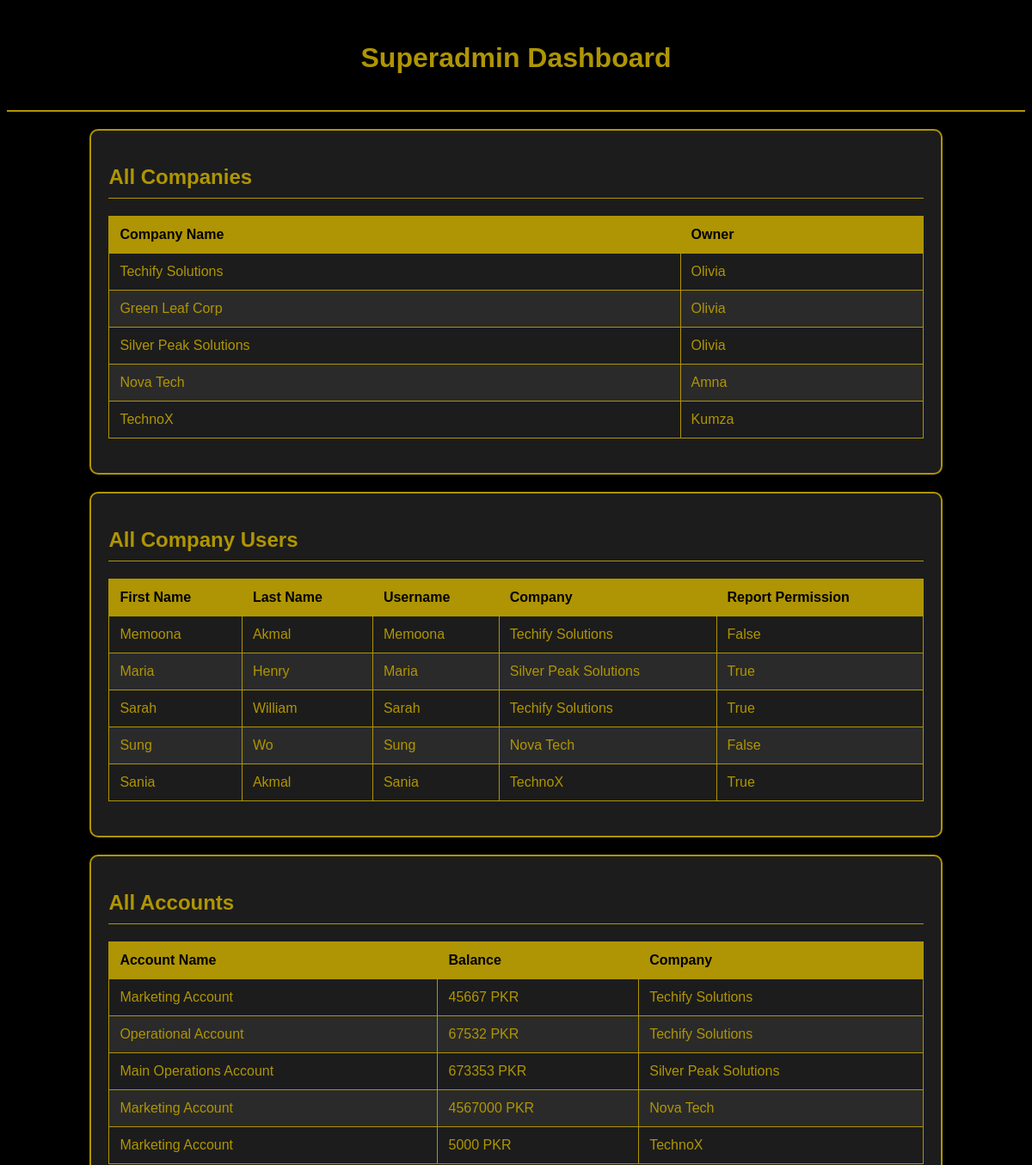
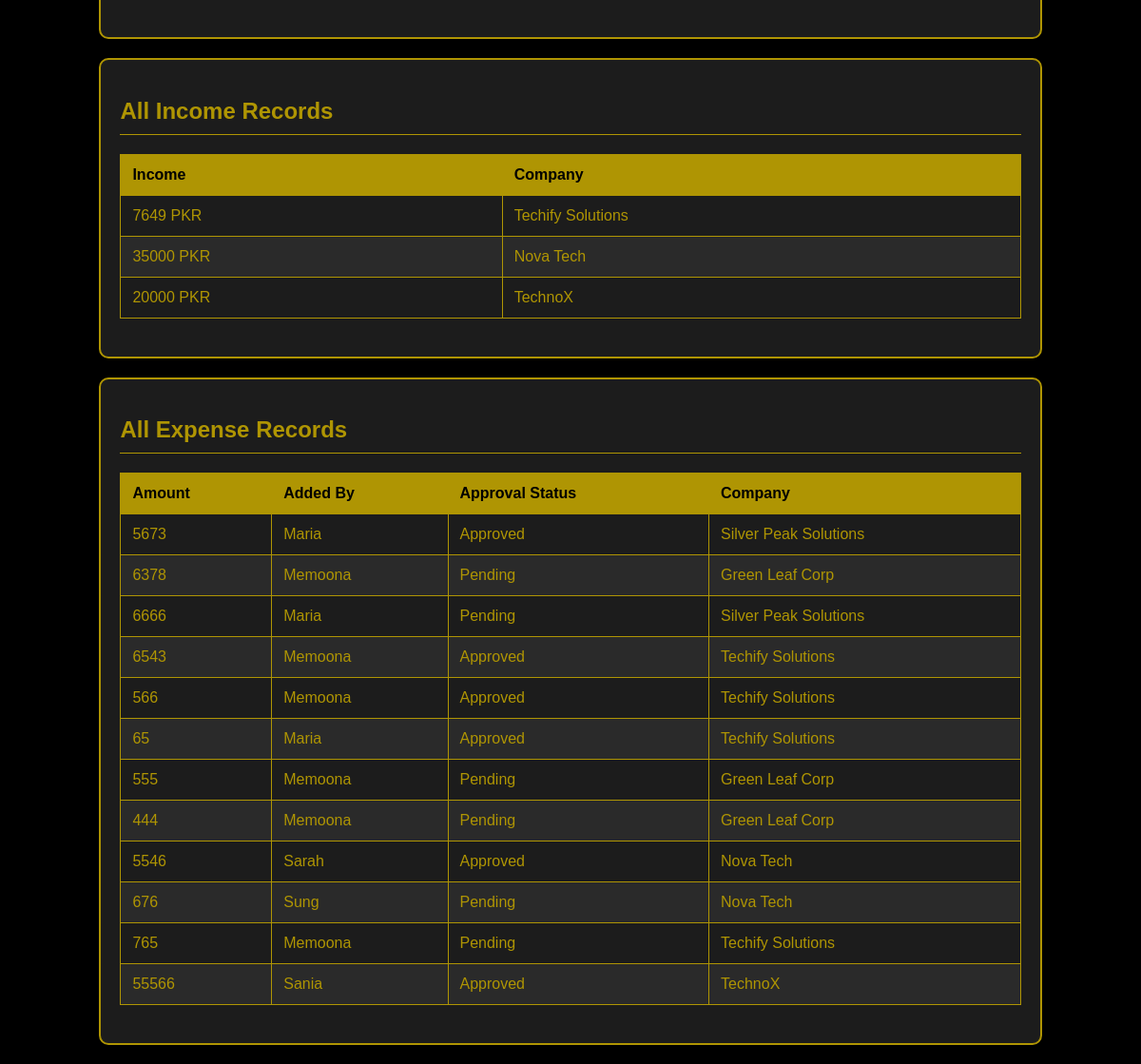
The page /company/super_admin/ (signed in) on the database its author committed (2 pictures, top to bottom).
### company/models.py (models this page shows, shortened)
class Company(models.Model):
    company_name = models.CharField(max_length=200)
    owner = models.ForeignKey(User, on_delete=models.CASCADE, related_name='owned_companies')

class Account(models.Model):
    company= models.ForeignKey(Company , on_delete=models.CASCADE , related_name='accounts')
    account_name = models.CharField(max_length=200)
    balance = models.IntegerField()

class Income(models.Model):
    company = models.ForeignKey(Company , on_delete=models.CASCADE , related_name='incomes')
    income = models.IntegerField()

class Expense(models.Model):
    company = models.ForeignKey(Company , on_delete=models.CASCADE , related_name='expenses')
    amount = models.IntegerField()
    added_by = models.ForeignKey(CompanyUser , on_delete=models.CASCADE )
    date = models.DateField(auto_now_add=True)
    approved = models.BooleanField(default=False)

### users/models.py (models this page shows, shortened)
class CompanyUser(models.Model):
    user = models.OneToOneField(User, on_delete=models.CASCADE )
    report_perm = models.BooleanField(default=False)
    company = models.ForeignKey('company.Company' , on_delete=models.CASCADE , related_name='company_users')

### company/views.py (the view)
# urls.py: path('super_admin/' , views.super_admin_report , name = 'super_admin_report')
@login_required
def super_admin_report(request):
    companies = Company.objects.all()
    company_users = CompanyUser.objects.all()
    accounts = Account.objects.all()
    incomes = Income.objects.all()
    expenses = Expense.objects.all()
    context = {
        'companies': companies,
        'accounts': accounts,
        'incomes': incomes,
        'expenses': expenses,
        'company_users': company_users
    }
    return render(request, 'super_admin_report.html', context)

### company/templates/super_admin_report.html (shortened to what this page needs)
{% load static %}
<!DOCTYPE html>
<html lang="en">
<head>
    <link rel="stylesheet" href="{% static 'super.css' %}">
</head>
<body>
    <header>
        <h1>Superadmin Dashboard</h1>
    </header>
    <section id="companies">
        <h2>All Companies</h2>
        <table>
            <thead>
                <tr>
                    <th>Company Name</th>
                    <th>Owner</th>
                </tr>
            </thead>
            <tbody>
                {% for company in companies %}
                <tr>
                    <td>{{ company.company_name }}</td>
                    <td>{{ company.owner.username }}</td>
                </tr>
                {% empty %}
                <tr>
                    <td colspan="2">No companies available.</td>
                </tr>
                {% endfor %}
            </tbody>
        </table>
    </section>
    <section id="company-users">
        <h2>All Company Users</h2>
        <table>
            <thead>
                <tr>
                    <th>First Name</th>
                    <th>Last Name</th>
                    <th>Username</th>
                    <th>Company</th>
                    <th>Report Permission</th>
                </tr>
            </thead>
            <tbody>
                {% for user in company_users %}
                <tr>
                    <td>{{ user.user.first_name }}</td>
                    <td>{{ user.user.last_name }}</td>
                    <td>{{ user.user.username }}</td>
                    <td>{{ user.company.company_name }}</td>
                    <td>{{ user.report_perm }}</td>
                </tr>
                {% empty %}
                <tr>
                    <td colspan="5">No company users available.</td>
                </tr>
                {% endfor %}
            </tbody>
        </table>
    </section>
    <section id="accounts">
        <h2>All Accounts</h2>
        <table>
            <thead>
                <tr>
                    <th>Account Name</th>
                    <th>Balance</th>
                    <th>Company</th>
                </tr>
            </thead>
            <tbody>
                {% for account in accounts %}
                <tr>
                    <td>{{ account.account_name }}</td>
                    <td>{{ account.balance }} PKR</td>
                    <td>{{ account.company.company_name }}</td>
                </tr>
                {% empty %}
                <tr>
                    <td colspan="3">No accounts available.</td>
                </tr>
                {% endfor %}
            </tbody>
        </table>
    </section>
    <section id="incomes">
        <h2>All Income Records</h2>
        <table>
            <thead>
                <tr>
                    <th>Income</th>
                    <th>Company</th>
                </tr>
            </thead>
            <tbody>
                {% for income in incomes %}
                <tr>
                    <td>{{ income.income }} PKR</td>
                    <td>{{ income.company.company_name }}</td>
                </tr>
                {% empty %}
                <tr>
                    <td colspan="2">No income records available.</td>
                </tr>
                {% endfor %}
            </tbody>
        </table>
    </section>
    <section id="expenses">
        <h2>All Expense Records</h2>
        <table>
            <thead>
                <tr>
                    <th>Amount</th>
                    <th>Added By</th>
                    <th>Approval Status</th>
                    <th>Company</th>
                </tr>
            </thead>
            <tbody>
                {% for expense in expenses %}
                <tr>
                    <td>{{ expense.amount }}</td>
                    <td>{{ expense.added_by.user.username }}</td>
                    <td>{{ expense.approved|yesno:"Approved,Pending" }}</td>
                    <td>{{ expense.company.company_name }}</td>
                </tr>
                {% empty %}
                <tr>
                    <td colspan="4">No expense records available.</td>
                </tr>
                {% endfor %}
            </tbody>
        </table>
    </section>
</body>
</html>

### users/static/super.css (style rules this page uses)
body { background-color: #000; color: #af9503; font-family: Arial, sans-serif; }
header { text-align: center; padding: 20px; border-bottom: 2px solid #af9503; }
header h1 { color: #af9503; }
section { margin: 20px auto; padding: 20px; background-color: #1c1c1c; border: 2px solid #af9503; border-radius: 10px; width: 80%; }
section h2 { color: #af9503; border-bottom: 1px solid #af9503; padding-bottom: 10px; }
table { width: 100%; border-collapse: collapse; margin: 20px 0; }
th, td { padding: 12px; text-align: left; border: 1px solid #af9503; }
th { background-color: #af9503; color: #000; }
td { color: #af9503; }
tbody tr:nth-child(even) { background-color: #2a2a2a; }

### rows shown on the page
Company: company_name "Techify Solutions", owner.username "Olivia"
Company: company_name "Green Leaf Corp", owner.username "Olivia"
Company: company_name "Silver Peak Solutions", owner.username "Olivia"
Company: company_name "Nova Tech", owner.username "Amna"
Company: company_name "TechnoX", owner.username "Kumza"
CompanyUser: user.first_name "Memoona", user.last_name "Akmal", user.username "Memoona", company.company_name "Techify Solutions", report_perm "False"
CompanyUser: user.first_name "Maria", user.last_name "Henry", user.username "Maria", company.company_name "Silver Peak Solutions", report_perm "True"
CompanyUser: user.first_name "Sarah", user.last_name "William", user.username "Sarah", company.company_name "Techify Solutions", report_perm "True"
CompanyUser: user.first_name "Sung", user.last_name "Wo", user.username "Sung", company.company_name "Nova Tech", report_perm "False"
CompanyUser: user.first_name "Sania", user.last_name "Akmal", user.username "Sania", company.company_name "TechnoX", report_perm "True"
Account: account_name "Marketing Account", balance "45667", company.company_name "Techify Solutions"
Account: account_name "Operational Account", balance "67532", company.company_name "Techify Solutions"
Account: account_name "Main Operations Account", balance "673353", company.company_name "Silver Peak Solutions"
Account: account_name "Marketing Account", balance "4567000", company.company_name "Nova Tech"
Account: account_name "Marketing Account", balance "5000", company.company_name "TechnoX"
Income: income "7649", company.company_name "Techify Solutions"
Income: income "35000", company.company_name "Nova Tech"
Income: income "20000", company.company_name "TechnoX"
Expense: amount "5673", added_by.user.username "Maria", approved "Approved", company.company_name "Silver Peak Solutions"
Expense: amount "6378", added_by.user.username "Memoona", approved "Pending", company.company_name "Green Leaf Corp"
Expense: amount "6666", added_by.user.username "Maria", approved "Pending", company.company_name "Silver Peak Solutions"
Expense: amount "6543", added_by.user.username "Memoona", approved "Approved", company.company_name "Techify Solutions"
Expense: amount "566", added_by.user.username "Memoona", approved "Approved", company.company_name "Techify Solutions"
Expense: amount "65", added_by.user.username "Maria", approved "Approved", company.company_name "Techify Solutions"
Expense: amount "555", added_by.user.username "Memoona", approved "Pending", company.company_name "Green Leaf Corp"
Expense: amount "444", added_by.user.username "Memoona", approved "Pending", company.company_name "Green Leaf Corp"
Expense: amount "5546", added_by.user.username "Sarah", approved "Approved", company.company_name "Nova Tech"
Expense: amount "676", added_by.user.username "Sung", approved "Pending", company.company_name "Nova Tech"
Expense: amount "765", added_by.user.username "Memoona", approved "Pending", company.company_name "Techify Solutions"
Expense: amount "55566", added_by.user.username "Sania", approved "Approved", company.company_name "TechnoX"
